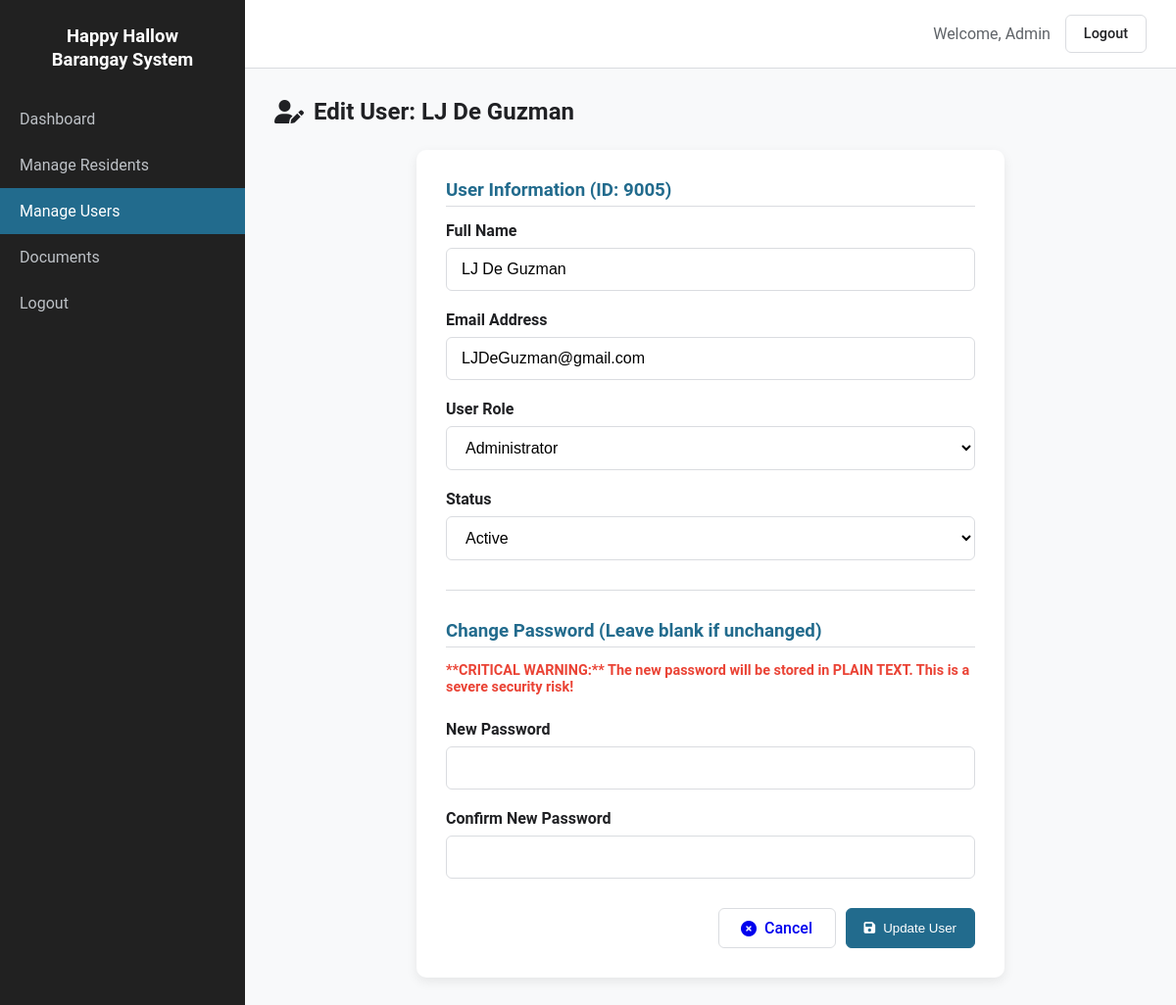
/admin/edit_user.php?id=9005 (signed in), run on the app's committed database.
### tables this page shows
CREATE TABLE IF NOT EXISTS `users` (
  `user_id` int NOT NULL AUTO_INCREMENT,
  `fullname` varchar(255) DEFAULT NULL,
  `email` varchar(100) NOT NULL,
  `password` varchar(255) NOT NULL,
  `role` varchar(10) NOT NULL,
  `status` varchar(10) NOT NULL DEFAULT 'active',
  PRIMARY KEY (`user_id`)
);

### admin/edit_user.php (the view, shortened to what this page needs)
<?php
include '../db_connect.php';
$logged_in_username = isset($_SESSION['user_name']) ? htmlspecialchars($_SESSION['user_name']) : 'Admin';
$user_data = null;
$user_id = $_GET['id'] ?? null;
function set_value($field, $default = '') {
    global $_POST, $user_data;
    if (isset($_POST[$field])) {
        return htmlspecialchars($_POST[$field]);
    } elseif ($user_data && isset($user_data[$field])) {
        return htmlspecialchars($user_data[$field]);
    }
    return $default;
}
if ($user_id) {
    $sql = "SELECT user_id, fullname, email, role, status FROM users WHERE user_id = ?";
    $stmt = $conn->prepare($sql);
    $stmt->bind_param("i", $user_id);
    $stmt->execute();
    $result = $stmt->get_result();
    if ($result->num_rows === 1) {
        $user_data = $result->fetch_assoc();
    } else {
        $_SESSION['error_message'] = "User not found or invalid ID.";
        header("Location: users.php");
        exit();
    }
} else {
    $_SESSION['error_message'] = "User ID not specified for editing.";
    header("Location: users.php");
    exit();
}
?>
<!DOCTYPE html>
<html lang="en">
<head>
    <link rel="stylesheet" href="https://cdnjs.cloudflare.com/ajax/libs/font-awesome/6.0.0-beta3/css/all.min.css" />
</head>
<body>
<div class="app-container">
    <div class="sidebar">
        <div class="logo">Happy Hallow<br />Barangay System</div>
        <nav class="main-nav">
            <ul>
                <li><a href="admin_dashboard.php">Dashboard</a></li>
                <li><a href="residents.php">Manage Residents</a></li>
                <li><a href="users.php" class="active">Manage Users</a></li>
                <li><a href="documents.php">Documents</a></li>
                <li><a href="logout.php">Logout</a></li>
            </ul>
        </nav>
    </div>
    <div class="main-content">
        <div class="topbar">
            <div class="topbar-right">
                <span class="user-info">Welcome, <?php echo $logged_in_username; ?></span>
                <a href="logout.php" class="btn logout-btn">Logout</a>
            </div>
        </div>
        <div class="page-content">
            <h2><i class="fas fa-user-edit"></i> Edit User: <?php echo htmlspecialchars($user_data['fullname'] ?? 'Unknown'); ?></h2>
            <div class="form-card">
                <form action="edit_user.php?id=<?php echo htmlspecialchars($user_id); ?>" method="POST">
                    <h3>User Information (ID: <?php echo htmlspecialchars($user_id); ?>)</h3>
                    <div class="form-group">
                        <label for="fullname">Full Name</label>
                        <input type="text" id="fullname" name="fullname" value="<?php echo set_value('fullname'); ?>" required>
                    </div>
                    <div class="form-group">
                        <label for="email">Email Address</label>
                        <input type="email" id="email" name="email" value="<?php echo set_value('email'); ?>" required>
                    </div>
                    <div class="form-group">
                        <label for="role">User Role</label>
                        <select id="role" name="role" required>
                            <option value="admin" <?php echo (set_value('role') == 'admin' ? 'selected' : ''); ?>>Administrator</option>
                        </select>
                    </div>
                    <div class="form-group">
                        <label for="status">Status</label>
                        <select id="status" name="status" required>
                            <option value="active" <?php echo (set_value('status') == 'active' ? 'selected' : ''); ?>>Active</option>
                        </select>
                    </div>
                    <hr style="border: 0; border-top: 1px solid var(--border-color); margin: 30px 0;">
                    <h3>Change Password (Leave blank if unchanged)</h3>
                    <p style="color: var(--danger-color); font-size: 0.9em; margin-bottom: 25px; font-weight: 600;">
                        **CRITICAL WARNING:** The new password will be stored in PLAIN TEXT. This is a severe security risk!
                    </p>
                    <div class="form-group">
                        <label for="new_password">New Password</label>
                        <input type="password" id="new_password" name="new_password">
                    </div>
                    <div class="form-group">
                        <label for="confirm_password">Confirm New Password</label>
                        <input type="password" id="confirm_password" name="confirm_password">
                    </div>
                    <div class="form-actions">
                        <a href="users.php" class="btn"><i class="fas fa-times-circle"></i> Cancel</a>
                        <button type="submit" class="btn primary-btn"><i class="fas fa-save"></i> Update User</button>
                    </div>
                </form>
            </div>
        </div>
    </div>
</div>
</body>
</html>

### admin/edit_user.php (style rules this page uses)
:root { --primary-color: #226b8dff; --primary-dark: #226b8dff; --secondary-color: #5f6368; --danger-color: #ea4335; --background-color: #f8f9fa; --card-background: #ffffff; --sidebar-bg: #212121; --text-color: #202124; --text-light: #5f6368; --border-color: #dadce0; --radius: 10px; --shadow: 0 4px 12px rgba(0, 0, 0, 0.08); }
* { box-sizing: border-box; }
body { margin: 0; font-family: "Roboto", Arial, sans-serif; background: var(--background-color); color: var(--text-color); }
a { text-decoration: none; }
.app-container { display: flex; min-height: 100vh; }
.sidebar { width: 250px; background: var(--sidebar-bg); color: white; }
.logo { padding: 25px; text-align: center; font-weight: 700; font-size: 1.15rem; line-height: 1.3; }
.main-nav ul { list-style: none; padding: 0; margin: 0; }
.main-nav a { display: block; padding: 14px 20px; color: #bdc1c6; }
.main-nav a:hover, .main-nav a.active { background: var(--primary-dark); color: white; }
.main-content { flex: 1; }
.topbar { background: white; padding: 15px 30px; border-bottom: 1px solid var(--border-color); display: flex; justify-content: flex-end; align-items: center; }
.topbar-right { display: flex; align-items: center; }
.user-info { margin-right: 15px; color: var(--text-light); }
.logout-btn { padding: 8px 15px; border: 1px solid var(--border-color); background: transparent; color: var(--text-color); font-size: 0.9rem; cursor: pointer; border-radius: 6px; transition: background-color 0.2s; font-weight: 500; }
.page-content { padding: 30px; }
.page-content h2 { margin-top: 0; margin-bottom: 25px; color: var(--text-color); display: flex; align-items: center; gap: 10px; }
.page-content h3 { margin: 0 0 15px 0; padding-bottom: 5px; border-bottom: 1px solid var(--border-color); color: var(--primary-dark); }
.btn { padding: 10px 18px; border-radius: 6px; font-weight: 500; border: 1px solid var(--border-color); cursor: pointer; transition: background-color 0.2s, box-shadow 0.2s; }
.primary-btn { background: var(--primary-color); color: white; border-color: var(--primary-color); }
.form-card { background: var(--card-background); border-radius: var(--radius); box-shadow: var(--shadow); padding: 30px; max-width: 600px; margin: 0 auto; }
.form-group { margin-bottom: 20px; }
.form-group label { display: block; margin-bottom: 8px; font-weight: 600; color: var(--text-color); }
.form-group input[type="text"], .form-group input[type="email"], .form-group input[type="password"], .form-group select { width: 100%; padding: 12px 15px; border: 1px solid var(--border-color); border-radius: 6px; font-size: 1rem; transition: border-color 0.2s, box-shadow 0.2s; background-color: #ffffff; }
.form-actions { margin-top: 30px; display: flex; justify-content: flex-end; gap: 10px; }
.form-actions .btn { min-width: 120px; display: flex; align-items: center; justify-content: center; gap: 8px; }

### data on the page
users: fullname "LJ De Guzman", email "LJDeGuzman@gmail.com", role "Administrator", status "Active"

### other printed values
$logged_in_username "Admin"
$user_id "9005"
